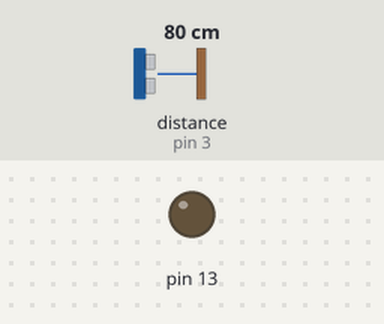
Simulated run of this sketch. Board: Arduino Uno, built with avr-gcc and run on an emulated ATmega328P. On the bench: output pins drawn as LEDs (lit = HIGH). Wiring (inferred from the names in the program): ultrasonic range finder: trigger pin 5; echo pin 3. Inputs (shaded band) come from the test bench; at power-on: distance to the obstacle (sensor on pin 3) 80 cm. The echo pulse lasts 58.3 µs per cm; pins used as bus, display or sensor lines are not drawn; what the sketch prints to the serial monitor is not drawn.

Above: at 0.1 s.
At 1.1 s:
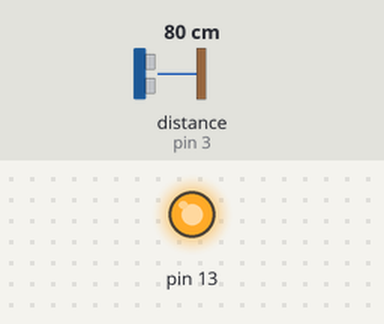
Timing chart, 0 to 2.6 s (numbered marks = the images above):
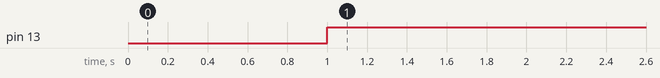

Measured:
- by itself, pin 13: LOW → HIGH at 1.0 s

The sketch:

sketch_ultrasonic_waves.ino
```cpp
int URPWM = 3; // PWM Output 0－25000US，Every 50US represent 1cm
int URTRIG=5; // PWM trigger pin

unsigned int Distance=0;
uint8_t EnPwmCmd[4]={0x44,0x02,0xbb,0x01};    // distance measure command

void setup()
{                                 // Serial initialization
  Serial.begin(9600);                         // Sets the baud rate to 9600
  pinMode(13, OUTPUT);
  PWM_Mode_Setup();
}

void loop()
{
  PWM_Mode();
  //delay(20);
}                      //PWM mode setup function

void PWM_Mode_Setup()
{
  pinMode(URTRIG,OUTPUT);                     // A low pull on pin COMP/TRIG
  digitalWrite(URTRIG,HIGH);                  // Set to HIGH

  pinMode(URPWM, INPUT);                      // Sending Enable PWM mode command

  for(int i=0;i<4;i++)
  {
    Serial.write(EnPwmCmd[i]);
  }
}

void PWM_Mode()
{                              // a low pull on pin COMP/TRIG  triggering a sensor reading
    digitalWrite(URTRIG, LOW);
    digitalWrite(URTRIG, HIGH);               // reading Pin PWM will output pulses

    unsigned long DistanceMeasured=pulseIn(URPWM,LOW);

    if(DistanceMeasured>=10200)
    {              // the reading is invalid.
      Serial.println("Invalid");
      digitalWrite(13, LOW);
    }
    else
    {
      Distance=DistanceMeasured/50;           // every 50us low level stands for 1cm
      Serial.print("Distance=");
      Serial.print(Distance);
      Serial.println("cm");
      digitalWrite(13, HIGH);
    }

}
```
